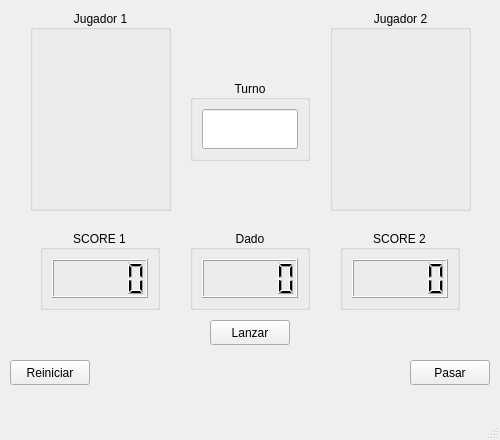
<?xml version="1.0" encoding="UTF-8"?>
<ui version="4.0">
 <class>juego</class>
 <widget class="QMainWindow" name="juego">
  <property name="geometry">
   <rect>
    <x>0</x>
    <y>0</y>
    <width>500</width>
    <height>440</height>
   </rect>
  </property>
  <property name="windowTitle">
   <string>PIG GAME</string>
  </property>
  <widget class="QWidget" name="centralwidget">
   <widget class="QGroupBox" name="Player_1">
    <property name="geometry">
     <rect>
      <x>30</x>
      <y>10</y>
      <width>141</width>
      <height>201</height>
     </rect>
    </property>
    <property name="styleSheet">
     <string notr="true">font: 700 italic 11pt &quot;Ubuntu Mono&quot;;</string>
    </property>
    <property name="title">
     <string>Jugador 1</string>
    </property>
    <property name="alignment">
     <set>Qt::AlignCenter</set>
    </property>
    <layout class="QGridLayout" name="gridLayout">
     <item row="0" column="0">
      <widget class="QLabel" name="Flautista">
       <property name="text">
        <string/>
       </property>
       <property name="pixmap">
        <pixmap resource="imagenes.qrc">:/Imagenes/CerditoFlautista.webp</pixmap>
       </property>
       <property name="scaledContents">
        <bool>true</bool>
       </property>
      </widget>
     </item>
    </layout>
   </widget>
   <widget class="QGroupBox" name="Player_2">
    <property name="geometry">
     <rect>
      <x>330</x>
      <y>10</y>
      <width>141</width>
      <height>201</height>
     </rect>
    </property>
    <property name="styleSheet">
     <string notr="true">font: 700 italic 11pt &quot;Ubuntu Mono&quot;;</string>
    </property>
    <property name="title">
     <string>Jugador 2</string>
    </property>
    <property name="alignment">
     <set>Qt::AlignCenter</set>
    </property>
    <layout class="QGridLayout" name="gridLayout_2">
     <item row="0" column="0">
      <widget class="QLabel" name="Violinista">
       <property name="text">
        <string/>
       </property>
       <property name="pixmap">
        <pixmap resource="imagenes.qrc">:/Imagenes/CerditoViolinista.webp</pixmap>
       </property>
       <property name="scaledContents">
        <bool>true</bool>
       </property>
      </widget>
     </item>
    </layout>
   </widget>
   <widget class="QGroupBox" name="Score_1">
    <property name="geometry">
     <rect>
      <x>40</x>
      <y>230</y>
      <width>120</width>
      <height>80</height>
     </rect>
    </property>
    <property name="layoutDirection">
     <enum>Qt::LeftToRight</enum>
    </property>
    <property name="autoFillBackground">
     <bool>false</bool>
    </property>
    <property name="title">
     <string>SCORE 1</string>
    </property>
    <property name="alignment">
     <set>Qt::AlignCenter</set>
    </property>
    <layout class="QGridLayout" name="gridLayout_3">
     <item row="0" column="0">
      <widget class="QLCDNumber" name="lcd_score1"/>
     </item>
    </layout>
   </widget>
   <widget class="QGroupBox" name="Score_2">
    <property name="geometry">
     <rect>
      <x>340</x>
      <y>230</y>
      <width>120</width>
      <height>80</height>
     </rect>
    </property>
    <property name="layoutDirection">
     <enum>Qt::LeftToRight</enum>
    </property>
    <property name="autoFillBackground">
     <bool>false</bool>
    </property>
    <property name="title">
     <string>SCORE 2</string>
    </property>
    <property name="alignment">
     <set>Qt::AlignCenter</set>
    </property>
    <layout class="QGridLayout" name="gridLayout_4">
     <item row="0" column="0">
      <widget class="QLCDNumber" name="lcd_score2"/>
     </item>
    </layout>
   </widget>
   <widget class="QGroupBox" name="Dado">
    <property name="geometry">
     <rect>
      <x>190</x>
      <y>230</y>
      <width>120</width>
      <height>80</height>
     </rect>
    </property>
    <property name="layoutDirection">
     <enum>Qt::LeftToRight</enum>
    </property>
    <property name="autoFillBackground">
     <bool>false</bool>
    </property>
    <property name="title">
     <string>Dado</string>
    </property>
    <property name="alignment">
     <set>Qt::AlignCenter</set>
    </property>
    <layout class="QGridLayout" name="gridLayout_5">
     <item row="0" column="0">
      <widget class="QLCDNumber" name="lcd_dado"/>
     </item>
    </layout>
   </widget>
   <widget class="QPushButton" name="bt_reiniciar">
    <property name="geometry">
     <rect>
      <x>10</x>
      <y>360</y>
      <width>80</width>
      <height>25</height>
     </rect>
    </property>
    <property name="text">
     <string>Reiniciar</string>
    </property>
   </widget>
   <widget class="QPushButton" name="bt_lanzar">
    <property name="geometry">
     <rect>
      <x>210</x>
      <y>320</y>
      <width>80</width>
      <height>25</height>
     </rect>
    </property>
    <property name="text">
     <string>Lanzar</string>
    </property>
   </widget>
   <widget class="QPushButton" name="bt_pasar">
    <property name="geometry">
     <rect>
      <x>410</x>
      <y>360</y>
      <width>80</width>
      <height>25</height>
     </rect>
    </property>
    <property name="text">
     <string>Pasar</string>
    </property>
   </widget>
   <widget class="QGroupBox" name="Turno">
    <property name="geometry">
     <rect>
      <x>190</x>
      <y>80</y>
      <width>120</width>
      <height>81</height>
     </rect>
    </property>
    <property name="layoutDirection">
     <enum>Qt::LeftToRight</enum>
    </property>
    <property name="autoFillBackground">
     <bool>false</bool>
    </property>
    <property name="title">
     <string>Turno</string>
    </property>
    <property name="alignment">
     <set>Qt::AlignCenter</set>
    </property>
    <layout class="QGridLayout" name="gridLayout_6">
     <item row="0" column="0">
      <widget class="QLineEdit" name="txt_turno">
       <property name="sizePolicy">
        <sizepolicy hsizetype="Expanding" vsizetype="Preferred">
         <horstretch>0</horstretch>
         <verstretch>0</verstretch>
        </sizepolicy>
       </property>
      </widget>
     </item>
    </layout>
   </widget>
  </widget>
  <widget class="QMenuBar" name="menubar">
   <property name="geometry">
    <rect>
     <x>0</x>
     <y>0</y>
     <width>500</width>
     <height>19</height>
    </rect>
   </property>
  </widget>
  <widget class="QStatusBar" name="statusbar"/>
 </widget>
 <tabstops>
  <tabstop>bt_lanzar</tabstop>
  <tabstop>bt_pasar</tabstop>
  <tabstop>bt_reiniciar</tabstop>
  <tabstop>txt_turno</tabstop>
 </tabstops>
 <resources>
  <include location="imagenes.qrc"/>
 </resources>
 <connections/>
</ui>
